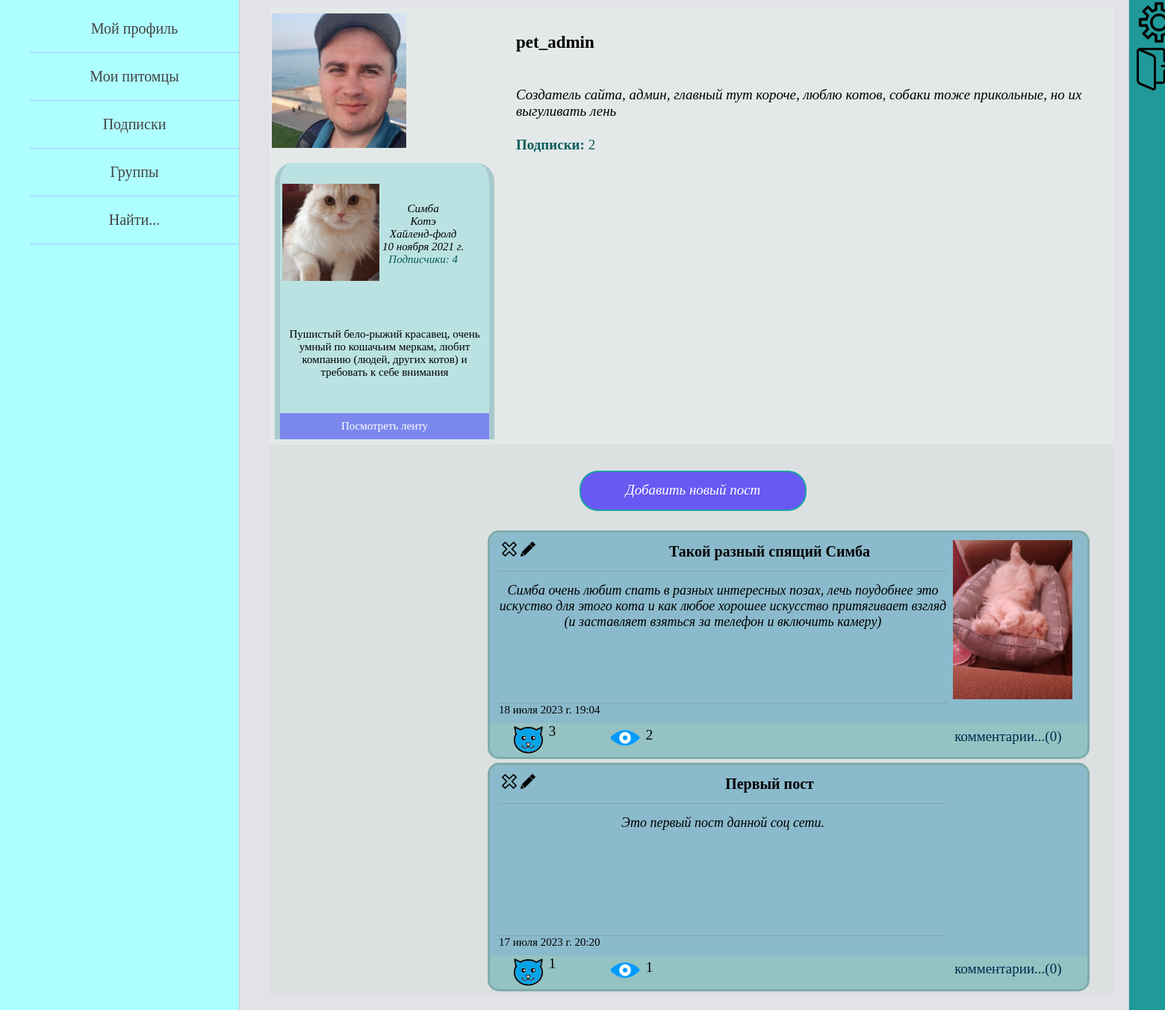
The page /profile/1/ (signed in) on the database its author committed.
### pet_owners/models.py (models this page shows, shortened)
class Owner(AbstractUser):
    date_of_birth = models.DateField(blank=True, verbose_name='дата рождения пользователя', null=True)
    avatar = models.ImageField(upload_to="owners_photos/%Y/%m/%d/", blank=True,
                               verbose_name='фото пользователя', null=True)
    about_myself = models.TextField(max_length=520, blank=True, verbose_name='о себе', null=True)
    instagram = models.URLField(blank=True, verbose_name='инстаграм', null=True)
    vkontakte = models.URLField(blank=True, verbose_name='вконтакте', null=True)
    youtube = models.URLField(blank=True, verbose_name='ютуб', null=True)
    full_name_is_hidden = models.BooleanField(default=True)
    date_of_birth_is_hidden = models.BooleanField(default=True)

class Animal(models.Model):
    GENDER = (
        ("мальчик", "мальчик"),
        ("девочка", "девочка")
    )
    name_of_animal = models.CharField(max_length=55, verbose_name='имя питомца')
    pet_owner = models.ForeignKey(settings.AUTH_USER_MODEL, on_delete=models.CASCADE, verbose_name='владелец')
    category_of_animal = models.ForeignKey(AnimalCategory, on_delete=models.PROTECT, verbose_name='вид')
    animal_breed = models.CharField(max_length=100, blank=True, verbose_name='порода питомца')
    date_of_animal_birth = models.DateField(verbose_name='дата рождения питомца', blank=True, null=True)
    sex = models.CharField(max_length=7, choices=GENDER, verbose_name='пол', null=True)
    animal_photo = models.ImageField(upload_to="animals_photos/%Y/%m/%d/", verbose_name='фото питомца')
    about_pet = models.TextField(max_length=520, verbose_name='о питомце')
    class Meta:
        verbose_name = 'Питомец'
        verbose_name_plural = 'Питомцы'

class AnimalCategory(models.Model):
    category = models.CharField(max_length=255, verbose_name='вид домашнего животного')
    def __str__(self):
        return self.category
    class Meta:
        verbose_name = 'Вид'
        verbose_name_plural = 'Виды'

class OwnerPost(models.Model):
    autor = models.ForeignKey(settings.AUTH_USER_MODEL, on_delete=models.CASCADE, verbose_name='автор поста')
    title = models.CharField(max_length=105, blank=True, verbose_name='заголовок')
    text_of_post = models.TextField(max_length=2000, verbose_name='текст поста')
    animals = models.ManyToManyField(Animal, related_name='posts',
                                     verbose_name='питомцы в посте')
    is_published = models.BooleanField(default=True)
    date_create = models.DateTimeField(auto_now_add=True, verbose_name='дата создания поста')
    views = models.ManyToManyField(settings.AUTH_USER_MODEL, related_name='views', verbose_name='просмотры')
    likes = models.ManyToManyField(settings.AUTH_USER_MODEL, related_name='likes', verbose_name='лайки')
    class Meta:
        verbose_name = 'Пост пользователя'
        verbose_name_plural = 'Посты пользователей'
        ordering = ['-date_create']

class PostImage(models.Model):
    img = models.ImageField(upload_to="img_of_post/%Y/%m/%d/", verbose_name='изображение')
    post = models.ForeignKey(OwnerPost, on_delete=models.CASCADE, related_name='images', verbose_name='пост')
    owner = models.ForeignKey(settings.AUTH_USER_MODEL, on_delete=models.CASCADE, verbose_name='владелец фото')

### pet_owners/views.py (the view)
# urls.py: path('profile/<int:id>/', ProfileHome.as_view(all_animals=False),
class ProfileHome(LoginRequiredMixin, DataMixin, ListView):
    model = Owner
    template_name = 'pet_owners/profile_page.html'
    context_object_name = 'profile'
    all_animals = False
    def get_queryset(self):
        self.queryset = Owner.objects.get(pk=self.kwargs['id'])
        return self.queryset
    def get_context_data(self, *, object_list=None, **kwargs):
        context = super().get_context_data(**kwargs)
        owner = self.queryset
        animals = owner.animal_set.annotate(foll_count=Count('followers')).order_by('-foll_count')
        context['num_of_animals'] = animals.count()
        if self.all_animals:
            context['all_animals'] = True
            context['animals'] = animals
        else:
            context['all_animals'] = False
            context['animals'] = animals[:4]
        if self.request.user.id == self.kwargs['id']:
            context['title'] = "Мой профиль"
        else:
            context['title'] = f"Профиль {owner.username}"
        context.update(self.get_left_menu())
        subscriptions = owner.subscriptions.all()
        context['num_of_subs'] = subscriptions.count()
        context['user_animals_followed'] = self.get_animals_followers_of_owner(animals)
        all_posts = owner.ownerpost_set.all()
        context['all_posts'] = all_posts
        context['data_for_post'] = self.get_data_for_post(all_posts)
        return context

### pet_owners/templates/pet_owners/profile_page.html (shortened to what this page needs)
{% extends 'pet_owners/base.html' %}
{% load pet_owners_tags %}
{% block content %}
<table border=0 cellpadding="0" cellspacing="0">
<tr class="user_info">
    <td>
        <table>
        <tr>
            <td class="avatar_zone">
                {% if profile.avatar %}
                    <img src="{{profile.avatar.url}}" width=180>
                {% else %}
                    <img src="/static/pet_owners/images/no_photo.jpg" width=180>
                {% endif %}
            </td>
            <td class="about_user_zone">
                <table class="about_user">
                <tr class="username"><td><p>{{profile.username}}</p></td></tr>
                <tr class="user_bio"><td><p>{{profile.about_myself}}</p></td></tr>
                <tr class="subs_of_user"><td>
                    <a href="{% url 'owner_subscriptions' profile.pk %}">
                        <span>Подписки: </span>{{num_of_subs}}
                    </a>
                </td></tr>
                </table>
            </td>
        </tr>
        </table>
    </td>
</tr>
<tr class="animals_info">
    <td width="1350">
        {% if num_of_animals %}
            <table cellpadding="0" cellspacing="7">
            <tr>
            {% for animal in animals %}
                {% create_foll_list animal.name_of_animal user_animals_followed as foll_list %}
                <td class="animal_cell">
                    <table cellpadding="0" cellspacing="0">
                        <tr><td>
                            <table class="avatar_and_parameters"><tr>
                                <td valign="middle" class="animal_avatar">
                                    <img src="{{animal.animal_photo.url}}" width=130>
                                </td>
                                <td valign="middle">
                                    <div>{{animal.name_of_animal}}</div>
                                    <div>{{animal.category_of_animal}}</div>
                                    <div>{{animal.animal_breed}}</div>
                                    {% if animal.date_of_animal_birth %}
                                        <div>{{animal.date_of_animal_birth}}</div>
                                    {% endif %}
                                    <div class="subs_of_user">
                                        <a href="{% url 'animal_followers' animal.pk %}">
                                            <span>Подписчики: </span>{{foll_list.count_folls}}
                                        </a>
                                    </div>
                                </td>
                            </tr></table>
                        </td></tr>
                        <tr><td class="about_animal">
                            {{animal.about_pet|truncatewords:50}}
                        </td></tr>
                        <tr><td>
                            <div class="select_button">
                                <a href="{% url 'animal_posts' animal.pk %}">Посмотреть ленту</a>
                            </div>
                        </td></tr>
                    </table>
                </td>
            {% endfor %}
            </tr>
            </table>
        {% endif %}
    </td>
</tr>
<tr class="news_feed">
    <td>
        {% if request.user.id == profile.pk and num_of_animals %}
            <div class="create_post_zone">
                <div class="create_post_button">
                    <a href="{% url 'create_post' %}">Добавить новый пост</a>
                </div>
            </div>
        {% endif %}
        {% show_all_posts all_posts data_for_post %}
    </td>
</tr>
</table>
{% endblock %}

### pet_owners/templates/pet_owners/all_posts.html
{% load pet_owners_tags %}
<div class="all_posts">
    {% for post in posts %}
        {% get_data_for_post post.title data_for_post as post_data %}
        <div class="post_cell">
            <div class="post_info">
                <div class="title_and_text">
                    <div class="title_block">
                        <div class="edit_delete_buttons">
                            {% if request.user.id == profile.pk %}
                            <div class="del_but">
                                <a href="{% url 'delete_post' post.pk %}">
                                <img src="/static/pet_owners/images/button_delete.png" width="20">
                                </a>
                            </div>
                            <div class="edit_but">
                                <a href="{% url 'edit_post' post.pk %}">
                                <img src="/static/pet_owners/images/button_edit.png" width="20">
                                </a>
                            </div>
                            {% endif %}
                        </div>
                        <div class="post_title">
                            {{post.title}}
                        </div>
                    </div>
                    <a href="{% url 'post' post.pk %}"><div class="post_text">
                        {{post.text_of_post|truncatewords:50}}
                    </div></a>
                    <div class="post_datetime">
                        {{post.date_create}}
                    </div>
                </div>
                <div class="imgs_in_post">
                    <img src="{{post_data.img.img.url}}" width=160>
                </div>
            </div>
            <div class="post_parameters">
                {% show_likes_and_views post post_data %}
                <div class="post_comments">
                    <a href="{% url 'post' post.pk %}">комментарии...(0)</a>
                </div>
            </div>
        </div>
    {% endfor %}
</div>

### pet_owners/templates/pet_owners/likes_and_views_for_posts.html
<div class="post_likes">
    <div class="img_like">
    <a href="{% url 'like_for_post' post.pk %}">
        {% if post_data.is_liked %}
            <img src="/static/pet_owners/images/active_like.png" width="45">
        {% else %}
            <img src="/static/pet_owners/images/like.png" width="45">
        {% endif %}
    </a>
    </div>
    <div class="like_count">{{post.likes.count}}</div>
</div>
<div class="post_views">
    <div class="img_view">
        <img src="/static/pet_owners/images/view.png" width="45">
    </div>
    <div class="view_count">{{post.views.count}}</div>
</div>

### rows shown on the page
Owner: avatar (picture), username "pet_admin", about_myself "Создатель сайта, админ, главный тут короче, люблю котов, собаки тоже прикольные, но их выгуливать лень"
Animal: animal_photo (picture), name_of_animal "Симба", category_of_animal "Котэ", animal_breed "Хайленд-фолд", date_of_animal_birth "10 ноября 2021 г.", count_folls "4", about_pet "Пушистый бело-рыжий красавец, очень умный по кошачьим меркам, любит компанию (людей, других котов) и требовать к себе внимания"
OwnerPost: title "Такой разный спящий Симба", text_of_post "Симба очень любит спать в разных интересных позах, лечь поудобнее это искуство для этого кота и как любое хорошее искусство притягивает взгляд (и заставляет взяться за телефон и включить камеру)", date_create "18 июля 2023 г. 19:04", img.img (picture), likes.count "3", views.count "2"
OwnerPost: title "Первый пост", text_of_post "Это первый пост данной соц сети.", date_create "17 июля 2023 г. 20:20", likes.count "1", views.count "1"

### other values the page prints
{{ el_menu.title }} "Мой профиль" "Подписки" "Группы" "Найти..."
{{ el_menu.title }} "Мои питомцы"
{{ num_of_subs }} "2"
